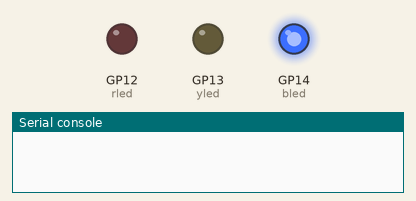
Recording of a program running on a simulated Raspberry Pi Pico running CircuitPython. On the bench: output pins drawn as LEDs (lit = HIGH), the last lines printed to the serial console.

Above: at 0.2 s.
At 1.2 s:
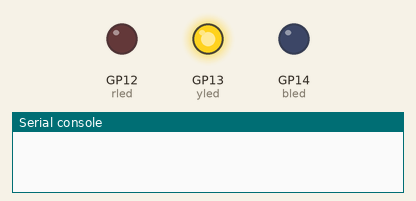
At 2.2 s:
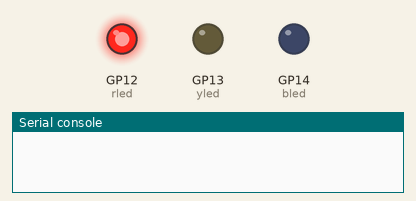
At 5.7 s:
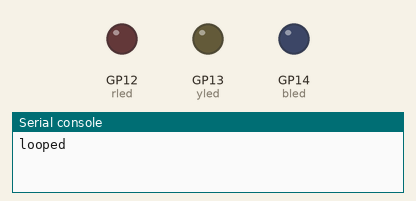
Timing chart, 0 to 6.9 s (numbered marks = the images above):
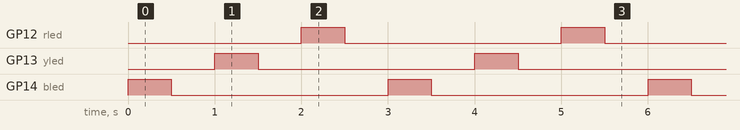

Measured:
- by itself, GP12 (rled), GP13 (yled), GP14 (bled): alternates HIGH for 0.50 s and LOW for 2.5 s
- by itself, everything shown: repeats every 3.0 s, in 6 steps

The program:

blink3.py
```python
"""
LED example for Pico. Blinks external LED on and off.

REQUIRED HARDWARE:
* LED on pin GP14.
"""
import time
import board
import digitalio

bled = digitalio.DigitalInOut(board.GP14)
bled.direction = digitalio.Direction.OUTPUT

yled = digitalio.DigitalInOut(board.GP13)
yled.direction = digitalio.Direction.OUTPUT

rled = digitalio.DigitalInOut(board.GP12)
rled.direction = digitalio.Direction.OUTPUT


while True:
    bled.value = True
    time.sleep(0.5)
    bled.value = False
    time.sleep(0.5)
    yled.value = True
    time.sleep(0.5)
    yled.value = False
    time.sleep(0.5)
    rled.value = True
    time.sleep(0.5)
    rled.value = False
    time.sleep(0.5)
    print("looped")
```
